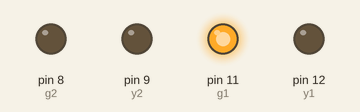
Recording of a sketch running on a simulated Arduino Uno, built with avr-gcc and run on an emulated ATmega328P. On the bench: output pins drawn as LEDs (lit = HIGH). Pins used as bus, display or sensor lines are not drawn.

Above: at 1.5 s.
At 3.5 s:
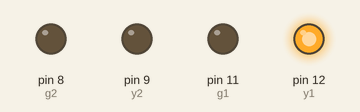
At 5.5 s:
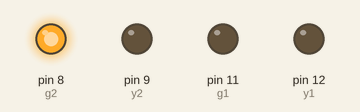
At 7.5 s:
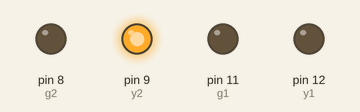
Timing chart, 0 to 10.4 s (numbered marks = the images above):
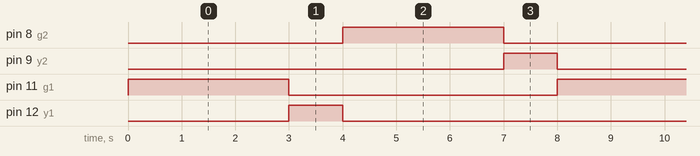

The sketch:

FeuxTricolores.ino
```cpp
int g1=11, y1=12, r1=13;
int g2=8,  y2=9,  r2=10;

int t = 1000;
int T = 3000;

void setup() {
  pinMode(g1 , OUTPUT);
  pinMode(y1 , OUTPUT);
  pinMode(r1 , OUTPUT);
  pinMode(g2 , OUTPUT);
  pinMode(y2 , OUTPUT);
  pinMode(r2 , OUTPUT);

  digitalWrite(g1 , LOW);
  digitalWrite(y1 , LOW);
  digitalWrite(r1 , LOW);
  digitalWrite(g2 , LOW);
  digitalWrite(y2 , LOW);
  digitalWrite(r2 , LOW);
}

void loop() {

  digitalWrite(g1 , HIGH);
  digitalWrite(r2 , HIGH);

  delay(T);

  digitalWrite(g1 , LOW);
  digitalWrite(y1 , HIGH);

  delay(t);

  digitalWrite(r1, HIGH);
  digitalWrite(y1, LOW);

  digitalWrite(r2 , LOW);
  digitalWrite(g2 , HIGH);


  delay(T);

  digitalWrite(g2 , LOW);
  digitalWrite(y2 , HIGH);

  delay(t);

  digitalWrite(r1 , LOW);
  digitalWrite(y2 , LOW);


}
```

Measured:
- by itself, pin 8 (g2), pin 11 (g1): alternates HIGH for 3.0 s and LOW for 5.0 s
- by itself, pin 9 (y2), pin 12 (y1): alternates HIGH for 1.0 s and LOW for 7.0 s
- by itself, everything shown: repeats every 8.0 s, in 5 steps
